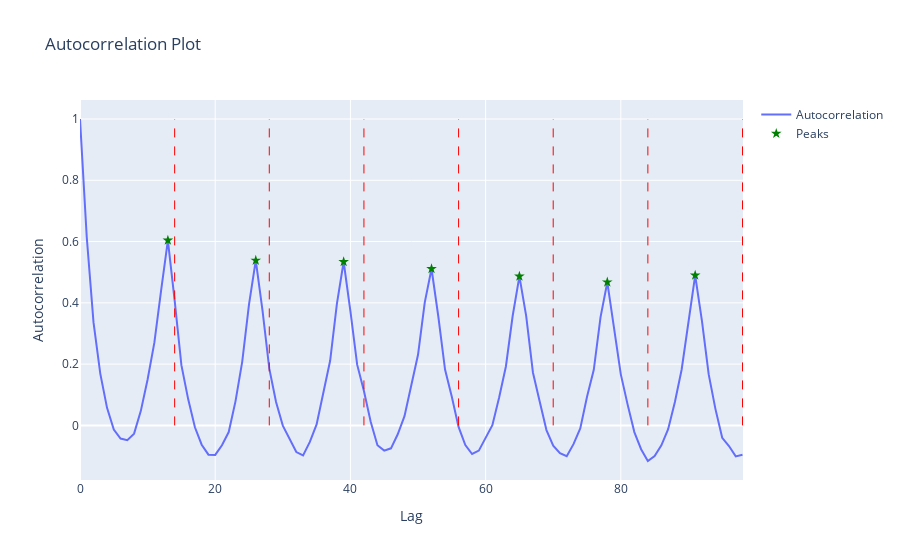

This figure's notebook cell:
### Code cell
# Assuming your DataFrame is named 'df' and has a datetime index
# If not, you'll need to set the index: df.set_index('datetime_column', inplace=True)
df = aggregate_dfs['QQQ'].copy()
df.set_index('date', inplace=True)

# Calculate the autocorrelation
lag_max = 14 * 7  # 7 days worth of lags
autocorr = acf(df['v'], nlags=lag_max)

# Create a pandas Series with the autocorrelation values
autocorr_series = pd.Series(autocorr)

# Create the Plotly figure
fig = go.Figure()

# Add the autocorrelation line
fig.add_trace(go.Scatter(x=autocorr_series.index, y=autocorr_series.values,
                         mode='lines', name='Autocorrelation'))

# Add vertical lines for daily periods
for i in range(1, 8):
    fig.add_shape(type="line", x0=14*i, y0=0, x1=14*i, y1=1,
                  line=dict(color="red", width=1, dash="dash"))

# Update layout
fig.update_layout(
    title='Autocorrelation Plot',
    xaxis_title='Lag',
    yaxis_title='Autocorrelation',
    showlegend=True
)

# Show the plot
# fig.show()

# Find the peaks in autocorrelation
peaks, _ = find_peaks(autocorr, height=0.1, distance=7)  # Adjust height and distance as needed
print("Peaks found at lags:", peaks)

# Calculate the average distance between peaks
if len(peaks) > 1:
    avg_peak_distance = np.mean(np.diff(peaks))
    print(f"Average distance between peaks: {avg_peak_distance:.2f}")
    print(f"Detected periodicity: {avg_peak_distance / 14:.2f} days")
else:
    print("Not enough peaks detected to determine periodicity.")

# Optional: Add markers for the detected peaks
fig.add_trace(go.Scatter(x=peaks, y=autocorr[peaks],
                         mode='markers', name='Peaks',
                         marker=dict(size=8, color='green', symbol='star')))

# Update the layout to accommodate the new trace
fig.update_layout(showlegend=True)

# Show the updated plot
fig.show()

### Figure 1 — Plotly figure (JSON) as saved in the notebook; plotly's stock layout.template omitted (floating-point values rounded to 4 significant figures)
{"data": [{"mode": "lines", "name": "Autocorrelation", "type": "scatter", "x": [0, 1, 2, 3, 4, 5, 6, 7, 8, 9, 10, 11, 12, 13, 14, 15, 16, 17, 18, 19, 20, 21, 22, 23, 24, 25, 26, 27, 28, 29, 30, 31, 32, 33, 34, 35, 36, 37, 38, 39, 40, 41, 42, 43, 44, 45, 46, 47, 48, 49, 50, 51, 52, 53, 54, 55, 56, 57, 58, 59, 60, 61, 62, 63, 64, 65, 66, 67, 68, 69, 70, 71, 72, 73, 74, 75, 76, 77, 78, 79, 80, 81, 82, 83, 84, 85, 86, 87, 88, 89, 90, 91, 92, 93, 94, 95, 96, 97, 98], "y": [1, 0.6139, 0.3361, 0.1691, 0.05726, -0.01368, -0.04267, -0.04818, -0.02686, 0.04756, 0.1498, 0.2699, 0.4406, 0.6041, 0.4079, 0.1966, 0.08592, -0.005995, -0.06304, -0.09552, -0.09635, -0.06476, -0.02173, 0.07849, 0.2084, 0.395, 0.5384, 0.3749, 0.185, 0.07644, -0.0007542, -0.04179, -0.08695, -0.09817, -0.05405, 0.003417, 0.1031, 0.2108, 0.397, 0.5342, 0.3727, 0.1983, 0.1123, 0.01181, -0.06485, -0.0823, -0.07478, -0.02899, 0.03013, 0.1336, 0.2306, 0.4016, 0.5113, 0.3563, 0.1822, 0.09368, -0.00486, -0.06393, -0.09328, -0.08226, -0.04294, 0.0006315, 0.09101, 0.1924, 0.3571, 0.4865, 0.3576, 0.1728, 0.07837, -0.01531, -0.0662, -0.09088, -0.1008, -0.06123, -0.00995, 0.09344, 0.1815, 0.3532, 0.4674, 0.3242, 0.1666, 0.06858, -0.02183, -0.07768, -0.1161, -0.09973, -0.06481, -0.01211, 0.07669, 0.1825, 0.331, 0.4898, 0.3409, 0.1664, 0.05315, -0.0406, -0.06729, -0.1012, -0.09604]}, {"marker": {"color": "green", "size": 8, "symbol": "star"}, "mode": "markers", "name": "Peaks", "type": "scatter", "x": [13, 26, 39, 52, 65, 78, 91], "y": [0.6041, 0.5384, 0.5342, 0.5113, 0.4865, 0.4674, 0.4898]}], "layout": {"shapes": [{"line": {"color": "red", "dash": "dash", "width": 1}, "type": "line", "x0": 14, "x1": 14, "y0": 0, "y1": 1}, {"line": {"color": "red", "dash": "dash", "width": 1}, "type": "line", "x0": 28, "x1": 28, "y0": 0, "y1": 1}, {"line": {"color": "red", "dash": "dash", "width": 1}, "type": "line", "x0": 42, "x1": 42, "y0": 0, "y1": 1}, {"line": {"color": "red", "dash": "dash", "width": 1}, "type": "line", "x0": 56, "x1": 56, "y0": 0, "y1": 1}, {"line": {"color": "red", "dash": "dash", "width": 1}, "type": "line", "x0": 70, "x1": 70, "y0": 0, "y1": 1}, {"line": {"color": "red", "dash": "dash", "width": 1}, "type": "line", "x0": 84, "x1": 84, "y0": 0, "y1": 1}, {"line": {"color": "red", "dash": "dash", "width": 1}, "type": "line", "x0": 98, "x1": 98, "y0": 0, "y1": 1}], "showlegend": true, "title": {"text": "Autocorrelation Plot"}, "xaxis": {"title": {"text": "Lag"}}, "yaxis": {"title": {"text": "Autocorrelation"}}}}
